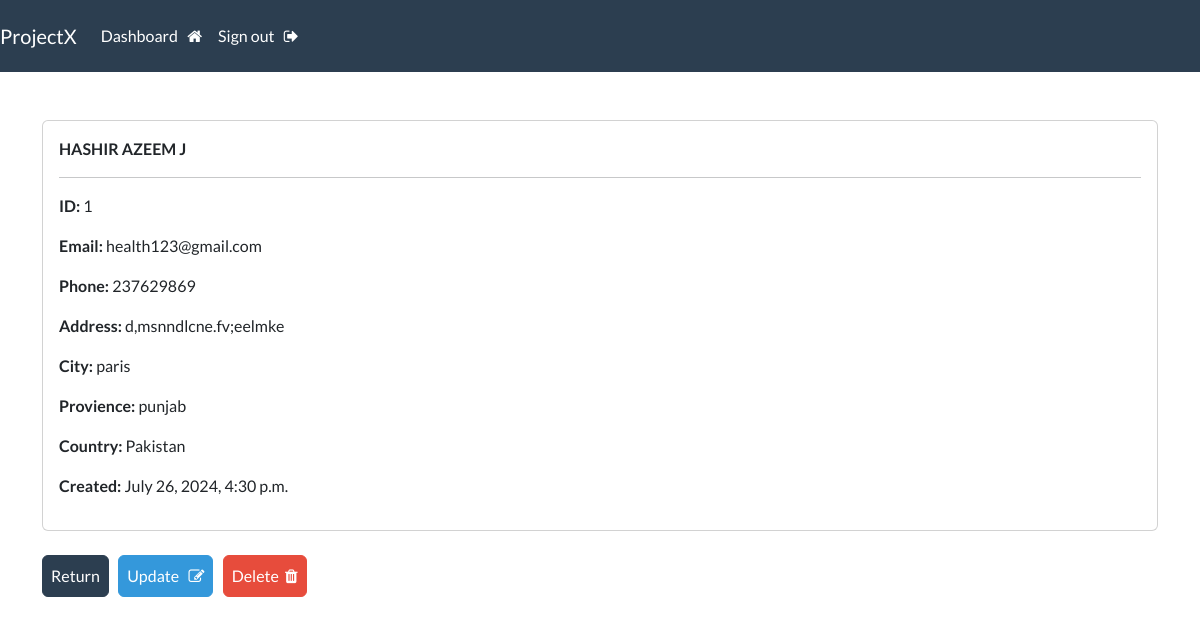
The page /record/1 (signed in) on the database its author committed.
### webapp/models.py (models this page shows, shortened)
class Record (models.Model):
    creation_date=models.DateTimeField(auto_now_add=True)
    first_name=models.CharField(max_length=80)
    last_name=models.CharField(max_length=80)
    email  =models.EmailField()
    phone=models.CharField(max_length=80)
    address=models.CharField(max_length=300)
    city =models.CharField(max_length=80)
    province=models.CharField(max_length=80)
    country=models.CharField(max_length=100)

### webapp/views.py (the view)
# urls.py: path('record/<int:pk>',views.singular_record,name='record'),
@login_required(login_url='my-login')
def singular_record(request,pk):
    all_record=Record.objects.get(id=pk)
    context={'record':all_record}
    return render(request,'webapp/view-record.html',context=context)

### webapp/templates/webapp/view-record.html (shortened to what this page needs)
{% extends "webapp/base.html" %}
{% block  content %}
<br>
<br>
<div class="card ">
    <div class="card-body">
        <strong>
            {{record.first_name|upper}}
            {{record.last_name|upper}}
        </strong>
        <hr>
        <p><strong>ID: </strong> {{record.id}} </p>
        <p><strong>Email: </strong> {{record.email}} </p>
        <p><strong>Phone: </strong> {{record.phone}} </p>
        <p><strong>Address: </strong> {{record.address}} </p>
        <p><strong>City: </strong> {{record.city}} </p>
        <p><strong>Provience: </strong> {{record.province}} </p>
        <p><strong>Country: </strong> {{record.country}} </p>
        <p><strong>Created: </strong> {{record.creation_date}} </p>
    </div>
</div>
<br>
    <a href="{% url 'dashboard' %}"class="btn btn-primary w-45 btn-block p-2"> Return</a>
    <a href="{% url 'update-record' record.id  %}"class="btn btn-info w-45 btn-block p-2"> Update &nbsp; <i class="fa fa-pencil-square-o" aria-hidden="true"></i>
    </a>
    <a href="{% url 'delete-record' record.id %}"class="btn btn-danger w-45 btn-block p-2"> Delete &nbsp;<i class="fa fa-trash" aria-hidden="true"></i>
    </a>
{% endblock content %}

### rows shown on the page
Record: first_name "HASHIR", last_name "AZEEM J", id "1", email "health123@gmail.com", phone "237629869", address "d,msnndlcne.fv;eelmke", city "paris", province "punjab", country "Pakistan", creation_date "July 26, 2024, 4:30 p.m."
